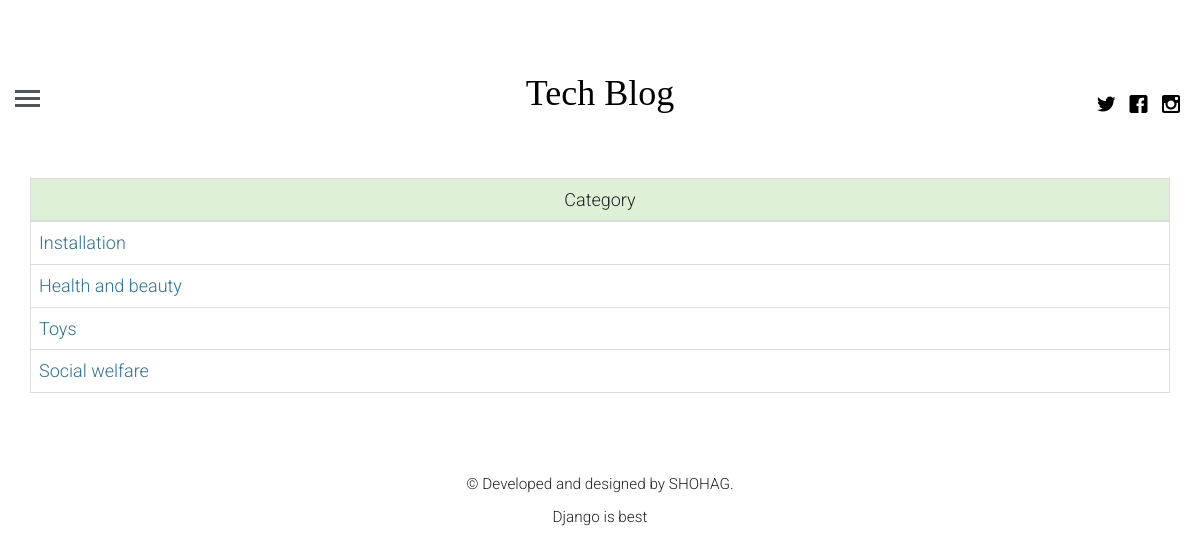
The page /category_list/ on the database its author committed.
### blog/models.py (models this page shows, shortened)
class Category(models.Model):
    name= models.CharField(max_length=100)

### blog/views.py (the view)
# urls.py: path('category_list/', views.getCategoryList, name='category_list'),
def getCategoryList(request):
    categories = Category.objects.all()
    context = {
        "categories":categories
    }
    return render(request,"category_list.html",context)

### templates/category_list.html (shortened to what this page needs)
{% extends "base.html" %}
{% load static %}
{% block content %}
<div class="container">
    <table class="table table-bordered table-hover ">
        {% if categories %}
        <thead class="bg-success text-center">
        <tr>
            <td>Category</td>
        </tr>
        </thead>
        <tbody>
        {% for category in categories %}
            <tr>
                <td><a class="text-info" href="{% url 'topic' name=category.name %}">{{ category.name }}</a></td>
            </tr>
        {% endfor %}
        </tbody>
        {% else %}
        <h1 class="text-danger display-5 text-center">You have no Categories</h1>
        {% endif %}
    </table>
</div>
{% endblock %}

### static/css/style.css (style rules this page uses)
html { background: #fff; }
body { font-family: "Roboto", arial, sans-serif; font-size: 18px; font-weight: 300; line-height: 1.8; color: #222; background: #fff; }
a { color: #f7c873; -webkit-transition: 0.5s; -o-transition: 0.5s; transition: 0.5s; }

### rows shown on the page
Category: name "Installation"
Category: name "Health and beauty"
Category: name "Toys"
Category: name "Social welfare"
